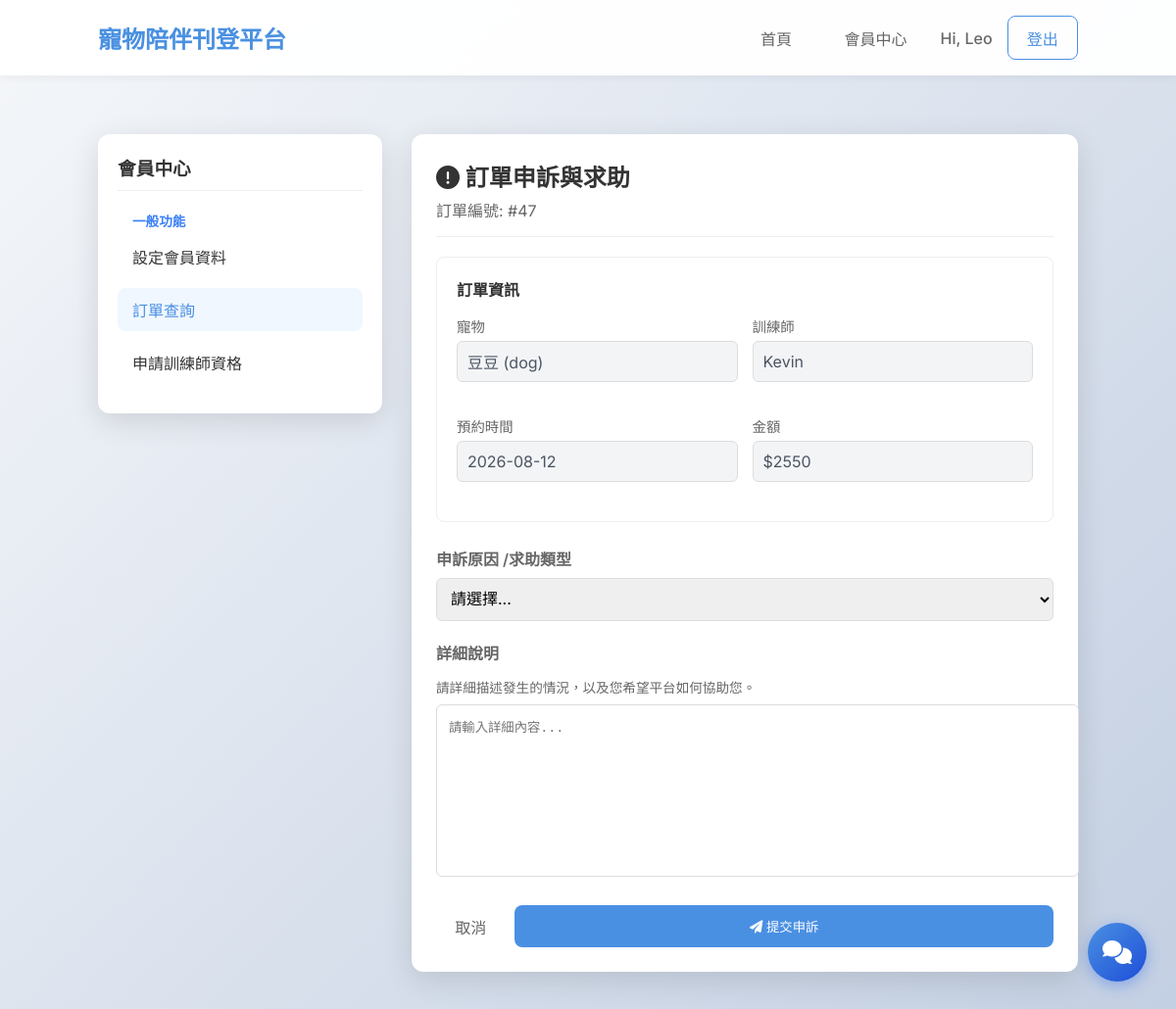
/member/order/47/appeal (signed in), run on the app's committed database.
### tables this page shows
CREATE TABLE orders (
        id INTEGER PRIMARY KEY AUTOINCREMENT,
        listing_id INTEGER NOT NULL,
        buyer_id INTEGER NOT NULL,
        seller_id INTEGER NOT NULL,
        booking_date TEXT NOT NULL,
        booking_time TEXT NOT NULL,
        status TEXT DEFAULT 'pending',
        created_at TIMESTAMP DEFAULT CURRENT_TIMESTAMP, location_type TEXT, location_detail TEXT, price_at_booking INTEGER, updated_at TIMESTAMP DEFAULT CURRENT_TIMESTAMP, duration INTEGER DEFAULT 1, total_price INTEGER, payment_status TEXT DEFAULT 'unpaid', payment_method TEXT, payment_time TIMESTAMP, card_last4 TEXT, payment_confirmed INTEGER DEFAULT 0, payment_deadline TIMESTAMP, paid_amount INTEGER DEFAULT 0, original_price REAL,
        FOREIGN KEY (listing_id) REFERENCES listings (id),
        FOREIGN KEY (buyer_id) REFERENCES users (id),
        FOREIGN KEY (seller_id) REFERENCES users (id)
    );

CREATE TABLE listings (
                id INTEGER PRIMARY KEY AUTOINCREMENT,
                trainer_id INTEGER NOT NULL,
                pet_image TEXT NOT NULL,
                pet_type TEXT NOT NULL,
                breed TEXT NOT NULL,
                available_slots TEXT NOT NULL,
                price INTEGER NOT NULL,
                introduction TEXT NOT NULL,
                rules TEXT,
                cancellation_hours INTEGER NOT NULL,
                created_at TIMESTAMP DEFAULT CURRENT_TIMESTAMP, status TEXT DEFAULT 'pending', pet_name TEXT,
                FOREIGN KEY (trainer_id) REFERENCES users (id)
            );

CREATE TABLE users (
    id INTEGER PRIMARY KEY AUTOINCREMENT,
    email TEXT UNIQUE NOT NULL,
    password_hash TEXT NOT NULL,
    name TEXT NOT NULL,
    nickname TEXT,
    gender TEXT NOT NULL,
    dob DATE NOT NULL,
    city TEXT NOT NULL,
    district TEXT NOT NULL,
    phone TEXT NOT NULL,
    created_at TIMESTAMP DEFAULT CURRENT_TIMESTAMP
, role TEXT DEFAULT 'member', avatar TEXT);

### pet_platform/blueprints/member.py (the view, shortened to what this page needs)
@bp.route('/member/order/<int:order_id>/appeal', methods=('GET', 'POST'))
@login_required
def member_order_appeal(order_id):
    conn = get_db()
    order = conn.execute('''
        SELECT o.*,
               l.pet_name, l.pet_type,
               u.name as trainer_name, u.nickname as trainer_nickname
        FROM orders o
        JOIN listings l ON o.listing_id = l.id
        JOIN users u ON o.seller_id = u.id
        WHERE o.id = ? AND o.buyer_id = ?
    ''', (order_id, session['user_id'])).fetchone()
    if not order:
        flash('訂單不存在', 'error')
        return redirect(url_for('member.member_orders'))
    existing_appeal = conn.execute('SELECT * FROM order_appeals WHERE order_id = ?', (order_id,)).fetchone()
    if existing_appeal:
        flash('您已對此訂單提出過申訴', 'info')
        return redirect(url_for('member.member_orders'))
    return render_template('member_order_appeal.html', order=order, active_page='orders')

### pet_platform/context_processors.py (called while the page is built)
def inject_sidebar_counts():
    counts = {}
    if 'user_id' in session:
        try:
            counts = sidebar_counts(session['user_id'], session.get('user_role'))
        except Exception:
            current_app.logger.exception('Error injecting sidebar counts')
    return dict(sidebar_counts=counts)

### pet_platform/db.py (called while the page is built)
def get_db():
    if 'db' not in g:
        g.db = sqlite3.connect(current_app.config['DATABASE'])
        g.db.row_factory = sqlite3.Row
    return g.db

### pet_platform/services/stats_service.py (called while the page is built, shortened)
def sidebar_counts(user_id, role):
    conn = get_db()
    if role == Role.MEMBER:
        c = conn.execute(f'SELECT {_ORDER_STATUS_COUNTS} FROM orders WHERE buyer_id = ?', (user_id,)).fetchone()
        return {
            'member_pending_orders': c['pending'],
            'member_upcoming_orders': c['confirmed'] + c['in_progress'],
            'member_badge_count': c['pending'] + c['confirmed'] + c['in_progress'],
        }
    return {}

### templates/member_order_appeal.html (shortened to what this page needs)
{% extends 'member_layout.html' %}
{% block member_content %}
<div class="card">
    <div style="margin-bottom: 20px; border-bottom: 1px solid #eee; padding-bottom: 15px;">
        <h2 style="margin: 0;"><i class="fas fa-exclamation-circle"></i> 訂單申訴與求助</h2>
        <p style="color: #666; margin: 5px 0 0 0;">訂單編號: #{{ order.id }}</p>
    </div>
    <div style="background: white; padding: 20px; border-radius: 8px; border: 1px solid #eee; margin-bottom: 25px;">
        <h4 style="margin: 0 0 15px 0;">訂單資訊</h4>
        <div style="display: grid; grid-template-columns: repeat(auto-fit, minmax(250px, 1fr)); gap: 15px;">
            <div class="form-group">
                <label
                    style="display: block; font-weight: 500; font-size: 0.9rem; color: #666; margin-bottom: 5px;">寵物</label>
                <input type="text" class="form-control" value="{{ order.pet_name }} ({{ order.pet_type }})" readonly
                    style="width: 100%; padding: 10px; border: 1px solid #ddd; border-radius: 6px; background-color: #f3f4f6; color: #4b5563;">
            </div>
            <div class="form-group">
                <label
                    style="display: block; font-weight: 500; font-size: 0.9rem; color: #666; margin-bottom: 5px;">訓練師</label>
                <input type="text" class="form-control" value="{{ order.trainer_nickname or order.trainer_name }}"
                    readonly
                    style="width: 100%; padding: 10px; border: 1px solid #ddd; border-radius: 6px; background-color: #f3f4f6; color: #4b5563;">
            </div>
            <div class="form-group">
                <label
                    style="display: block; font-weight: 500; font-size: 0.9rem; color: #666; margin-bottom: 5px;">預約時間</label>
                <input type="text" class="form-control" value="{{ order.booking_date }} {{ order.time_range }}" readonly
                    style="width: 100%; padding: 10px; border: 1px solid #ddd; border-radius: 6px; background-color: #f3f4f6; color: #4b5563;">
            </div>
            <div class="form-group">
                <label
                    style="display: block; font-weight: 500; font-size: 0.9rem; color: #666; margin-bottom: 5px;">金額</label>
                <input type="text" class="form-control" value="${{ order.total_price }}" readonly
                    style="width: 100%; padding: 10px; border: 1px solid #ddd; border-radius: 6px; background-color: #f3f4f6; color: #4b5563;">
            </div>
        </div>
    </div>
    <form method="post" id="appealForm">
        <div class="form-group" style="margin-bottom: 20px;">
            <label style="display: block; font-weight: 600; margin-bottom: 8px;">申訴原因 /求助類型</label>
            <select name="reason" class="form-control" required
                style="width: 100%; padding: 10px; border: 1px solid #ddd; border-radius: 6px;">
                <option value="">請選擇...</option>
            </select>
        </div>
        <div class="form-group" style="margin-bottom: 25px;">
            <label style="display: block; font-weight: 600; margin-bottom: 8px;">詳細說明</label>
            <p style="font-size: 0.85rem; color: #666; margin-bottom: 8px;">請詳細描述發生的情況，以及您希望平台如何協助您。</p>
            <textarea name="description" required
                style="width: 100%; height: 150px; padding: 12px; border: 1px solid #ddd; border-radius: 6px; resize: none;"
                placeholder="請輸入詳細內容..."></textarea>
        </div>
        <div style="display: flex; gap: 10px;">
            <a href="{{ url_for('member.member_orders') }}" class="btn btn-ghost">取消</a>
            <button type="submit" class="btn btn-primary" style="flex: 1;">
                <i class="fas fa-paper-plane"></i> 提交申訴
            </button>
        </div>
    </form>
</div>
{% endblock %}

### static/style.css (style rules this page uses)
:root { --primary-color: #4a90e2; --primary-hover: #357abd; --bg-color: #f4f7f6; --card-bg: rgba(255, 255, 255, 0.85); --text-color: #333; --text-muted: #666; --border-radius: 12px; --shadow: 0 8px 30px rgba(0, 0, 0, 0.12); --font-family: 'Inter', sans-serif; }
body { font-family: var(--font-family); background-color: var(--bg-color); background-image: linear-gradient(135deg, #f5f7fa 0%, #c3cfe2 100%); margin: 0; color: var(--text-color); min-height: 100vh; }
.btn { padding: 0.6rem 1.2rem; border-radius: 8px; text-decoration: none; font-weight: 500; transition: all 0.3s ease; cursor: pointer; border: none; }
.btn-primary { background-color: var(--primary-color); color: white; }
.btn-ghost { color: var(--text-muted); background: transparent; }
.form-group { margin-bottom: 1.2rem; }
.form-group label { display: block; margin-bottom: 0.5rem; font-weight: 500; color: var(--text-muted); }
.form-control { width: 100%; padding: 0.8rem; border: 1px solid #ddd; border-radius: 8px; font-size: 1rem; font-family: inherit; box-sizing: border-box; transition: border-color 0.3s; }
.card { background: white; padding: 25px; border-radius: var(--border-radius); box-shadow: var(--shadow); }

### data on the page
orders: id "47", booking_date "2026-08-12", total_price "$2550"
listings: pet_name "豆豆 (dog)"
users: nickname "Kevin"

### other printed values
{{ session.get('user_name') }} "Leo"
